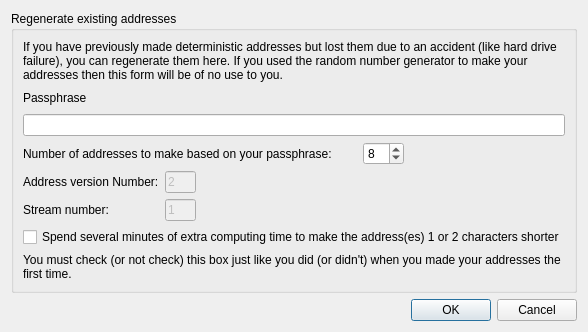
<?xml version="1.0" encoding="UTF-8"?>
<ui version="4.0">
 <class>regenerateAddressesDialog</class>
 <widget class="QDialog" name="regenerateAddressesDialog">
  <property name="geometry">
   <rect>
    <x>0</x>
    <y>0</y>
    <width>532</width>
    <height>332</height>
   </rect>
  </property>
  <property name="windowTitle">
   <string>Regenerate Existing Addresses</string>
  </property>
  <layout class="QGridLayout" name="gridLayout_2">
   <item row="1" column="0">
    <widget class="QDialogButtonBox" name="buttonBox">
     <property name="orientation">
      <enum>Qt::Horizontal</enum>
     </property>
     <property name="standardButtons">
      <set>QDialogButtonBox::Cancel|QDialogButtonBox::Ok</set>
     </property>
    </widget>
   </item>
   <item row="0" column="0">
    <widget class="QGroupBox" name="groupBox">
     <property name="title">
      <string>Regenerate existing addresses</string>
     </property>
     <layout class="QGridLayout" name="gridLayout">
      <item row="1" column="0">
       <widget class="QLabel" name="label_6">
        <property name="text">
         <string>Passphrase</string>
        </property>
       </widget>
      </item>
      <item row="2" column="0" colspan="5">
       <widget class="QLineEdit" name="lineEditPassphrase">
        <property name="inputMethodHints">
         <set>Qt::ImhHiddenText|Qt::ImhNoAutoUppercase|Qt::ImhNoPredictiveText</set>
        </property>
        <property name="echoMode">
         <enum>QLineEdit::Password</enum>
        </property>
       </widget>
      </item>
      <item row="3" column="0" colspan="3">
       <widget class="QLabel" name="label_11">
        <property name="text">
         <string>Number of addresses to make based on your passphrase:</string>
        </property>
       </widget>
      </item>
      <item row="3" column="3">
       <widget class="QSpinBox" name="spinBoxNumberOfAddressesToMake">
        <property name="sizePolicy">
         <sizepolicy hsizetype="Fixed" vsizetype="Fixed">
          <horstretch>0</horstretch>
          <verstretch>0</verstretch>
         </sizepolicy>
        </property>
        <property name="minimum">
         <number>1</number>
        </property>
        <property name="value">
         <number>8</number>
        </property>
       </widget>
      </item>
      <item row="3" column="4">
       <spacer name="horizontalSpacer_3">
        <property name="orientation">
         <enum>Qt::Horizontal</enum>
        </property>
        <property name="sizeHint" stdset="0">
         <size>
          <width>132</width>
          <height>20</height>
         </size>
        </property>
       </spacer>
      </item>
      <item row="4" column="0">
       <widget class="QLabel" name="label_2">
        <property name="text">
         <string>Address version Number:</string>
        </property>
       </widget>
      </item>
      <item row="4" column="1">
       <widget class="QLineEdit" name="lineEditAddressVersionNumber">
        <property name="enabled">
         <bool>false</bool>
        </property>
        <property name="sizePolicy">
         <sizepolicy hsizetype="Fixed" vsizetype="Fixed">
          <horstretch>0</horstretch>
          <verstretch>0</verstretch>
         </sizepolicy>
        </property>
        <property name="maximumSize">
         <size>
          <width>31</width>
          <height>16777215</height>
         </size>
        </property>
        <property name="text">
         <string>2</string>
        </property>
       </widget>
      </item>
      <item row="4" column="2">
       <spacer name="horizontalSpacer">
        <property name="orientation">
         <enum>Qt::Horizontal</enum>
        </property>
        <property name="sizeHint" stdset="0">
         <size>
          <width>40</width>
          <height>20</height>
         </size>
        </property>
       </spacer>
      </item>
      <item row="5" column="0">
       <widget class="QLabel" name="label_3">
        <property name="text">
         <string>Stream number:</string>
        </property>
       </widget>
      </item>
      <item row="5" column="1">
       <widget class="QLineEdit" name="lineEditStreamNumber">
        <property name="enabled">
         <bool>false</bool>
        </property>
        <property name="sizePolicy">
         <sizepolicy hsizetype="Ignored" vsizetype="Fixed">
          <horstretch>0</horstretch>
          <verstretch>0</verstretch>
         </sizepolicy>
        </property>
        <property name="maximumSize">
         <size>
          <width>31</width>
          <height>16777215</height>
         </size>
        </property>
        <property name="text">
         <string>1</string>
        </property>
       </widget>
      </item>
      <item row="5" column="2" colspan="3">
       <spacer name="horizontalSpacer_2">
        <property name="orientation">
         <enum>Qt::Horizontal</enum>
        </property>
        <property name="sizeHint" stdset="0">
         <size>
          <width>325</width>
          <height>20</height>
         </size>
        </property>
       </spacer>
      </item>
      <item row="6" column="0" colspan="5">
       <widget class="QCheckBox" name="checkBoxEighteenByteRipe">
        <property name="text">
         <string>Spend several minutes of extra computing time to make the address(es) 1 or 2 characters shorter</string>
        </property>
       </widget>
      </item>
      <item row="7" column="0" colspan="5">
       <widget class="QLabel" name="label_4">
        <property name="text">
         <string>You must check (or not check) this box just like you did (or didn't) when you made your addresses the first time.</string>
        </property>
        <property name="wordWrap">
         <bool>true</bool>
        </property>
       </widget>
      </item>
      <item row="0" column="0" colspan="5">
       <widget class="QLabel" name="label">
        <property name="text">
         <string>If you have previously made deterministic addresses but lost them due to an accident (like hard drive failure), you can regenerate them here. If you used the random number generator to make your addresses then this form will be of no use to you.</string>
        </property>
        <property name="wordWrap">
         <bool>true</bool>
        </property>
       </widget>
      </item>
     </layout>
    </widget>
   </item>
  </layout>
 </widget>
 <resources/>
 <connections>
  <connection>
   <sender>buttonBox</sender>
   <signal>accepted()</signal>
   <receiver>regenerateAddressesDialog</receiver>
   <slot>accept()</slot>
   <hints>
    <hint type="sourcelabel">
     <x>248</x>
     <y>254</y>
    </hint>
    <hint type="destinationlabel">
     <x>157</x>
     <y>274</y>
    </hint>
   </hints>
  </connection>
  <connection>
   <sender>buttonBox</sender>
   <signal>rejected()</signal>
   <receiver>regenerateAddressesDialog</receiver>
   <slot>reject()</slot>
   <hints>
    <hint type="sourcelabel">
     <x>316</x>
     <y>260</y>
    </hint>
    <hint type="destinationlabel">
     <x>286</x>
     <y>274</y>
    </hint>
   </hints>
  </connection>
 </connections>
</ui>
